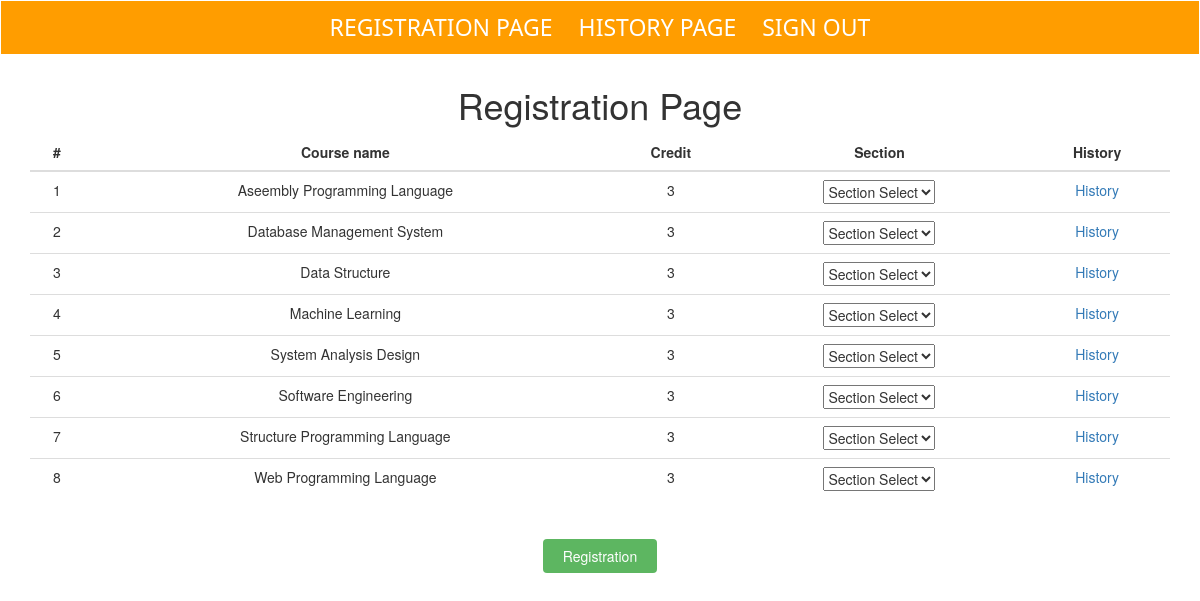
The page /registration.php (signed in) on the database its author committed.
### tables this page shows
CREATE TABLE `course` (
  `id` varchar(10) NOT NULL,
  `name` varchar(100) NOT NULL,
  `department` varchar(10) NOT NULL,
  `credit` int(5) NOT NULL
);

### registration.php (the view, shortened to what this page needs)
<?php
include_once('connection.php');
$id = $_SESSION['id'];
$i=0;
$conn->query("DELETE FROM std_course_sec WHERE std_course_sec.student_id='$id' AND status is NULL");
$result = $conn->query("SELECT * FROM course WHERE course.id NOT IN (SELECT course_id FROM history WHERE student_id='$id')");
?>
<!DOCTYPE html>
<html>
    <head>
        <link rel="stylesheet" href="css/style.css">
        <link rel="stylesheet" href="https://cdnjs.cloudflare.com/ajax/libs/font-awesome/4.7.0/css/font-awesome.min.css">
        <link rel="stylesheet" href="https://maxcdn.bootstrapcdn.com/bootstrap/3.3.7/css/bootstrap.min.css">
    </head>
    <body>
        <div class="navbar">
            <ul>
              <li><a href="registration.php">Registration Page</a></li>
              <li><a href="history.php">History Page</a></li>
              <li><a href="signout.php">Sign out</a></li>
          </ul>
        </div>
        <div class="container_reg">
            <h1>Registration Page</h1>
            <div class="container">
            <div class="table-responsive">
            <table class="table">
                <thead>
                <tr>
                    <th style="text-align: center;">#</th>
                    <th style="text-align: center;">Course name</th>
                    <th style="text-align: center;">Credit</th>
                    <th style="text-align: center;">Section</th>
                    <th style="text-align: center;">History</th>
                </tr>
                </thead>
                <tbody>
                <?php while($row = $result->fetch_assoc()) { ?>
                <tr>
                    <td><?php echo ++$i; ?></td>
                    <td><?php echo $row["name"] ?></td>
                    <td><?php echo $row["credit"] ?></td>
                    <td>
                        <select onchange="reg('<?php echo $row["id"] ?>',this.value)">
                            <option value="">Section Select <i class="fa fa-caret-down"></i></option>
                            <?php
                            $subid = $row["id"];
                            ?>
                        </select>
                    </td>
                    <td><a href="teacher_history.php?subject=<?php echo $subid ?>" target="_blank">History</a></td>
                </tr>
                <?php } ?>
                </tbody>
            </table>
            </div>
            <a class="btn" onclick="complete()">Registration</a>
            </div>
        </div>
    </body>
</html>

### css/style.css (style rules this page uses)
* { box-sizing: border-box }
body { font-family: sans-serif; }
.container_reg { text-align: center; }
ul { list-style-type: none; background-color: rgb(255, 157, 0); padding: 10px; text-align: center; font-family: 'Segoe UI', Tahoma, Geneva, Verdana, sans-serif; font-size: 23px; }
ul li { display: inline; }
ul li a { text-decoration: none; text-transform: uppercase; padding: 10px; color: white; }
.btn { background-color: #4CAF50; color: white; padding: 14px 20px; border: none; cursor: pointer; opacity: .9; width: 10%; margin-top: 20px; margin-left:auto; margin-right:auto; }
a { color: blue; }
a:link { text-decoration: none; }

### rows shown on the page
course: name "Aseembly Programming Language", credit "3"
course: name "Database Management System", credit "3"
course: name "Data Structure", credit "3"
course: name "Machine Learning", credit "3"
course: name "System Analysis Design", credit "3"
course: name "Software Engineering", credit "3"
course: name "Structure Programming Language", credit "3"
course: name "Web Programming Language", credit "3"
